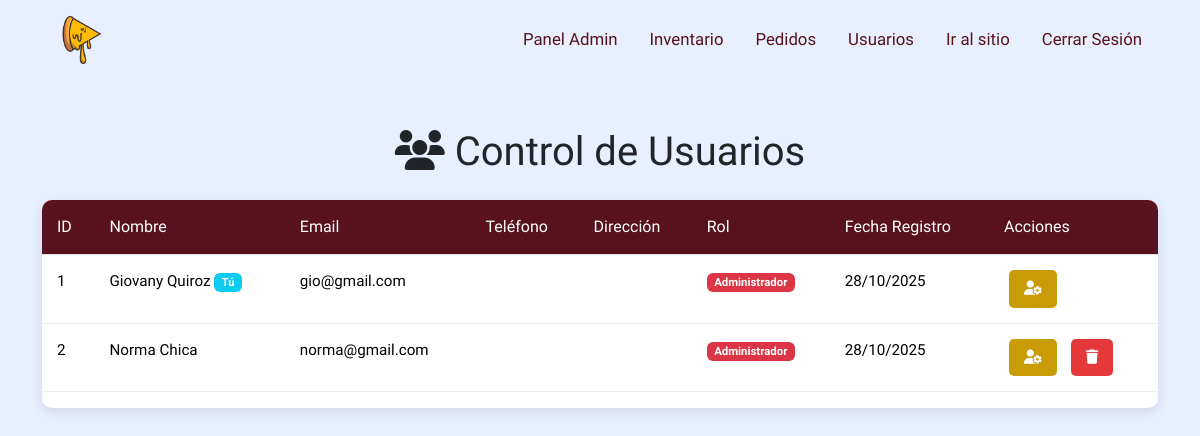
/usuarios.php (signed in), run on the app's committed database.
### tables this page shows
CREATE TABLE `usuarios` (
  `id_user` int(11) NOT NULL,
  `nombre_usuario` varchar(100) NOT NULL,
  `apellido_usuario` varchar(100) NOT NULL,
  `email` varchar(50) NOT NULL,
  `contrasena` varchar(100) NOT NULL,
  `rol` int(11) DEFAULT NULL,
  `telefono` varchar(20) NOT NULL,
  `direccion` varchar(100) NOT NULL,
  `fecha_registro` timestamp NOT NULL DEFAULT current_timestamp()
);

### usuarios.php (the view, shortened to what this page needs)
<?php
include('libs.php');
$mysqli = bd_conection();
$sql_usuarios = "SELECT * FROM usuarios ORDER BY fecha_registro DESC";
$result_usuarios = $mysqli->query($sql_usuarios);
?>
<!DOCTYPE html>
<html lang="es">
<head>
    <link href="https://cdn.jsdelivr.net/npm/bootstrap@5.3.8/dist/css/bootstrap.min.css" rel="stylesheet">
    <link rel="stylesheet" href="assets/css/styles.css">
</head>
<body>
    <header>
        <div class="container">
            <div class="row">
                <div class="col-12">
                    <div class="info-header">
                        <nav class="d-flex justify-content-between align-items-center">
                            <div class="main-logo"></div>
                            <ul class="d-flex align-items-center">
                                <li><a href="main_admin.php" class="px-3">Panel Admin</a></li>
                                <li><a href="inventario.php" class="px-3">Inventario</a></li>
                                <li><a href="pedidos.php" class="px-3">Pedidos</a></li>
                                <li><a href="usuarios.php" class="px-3">Usuarios</a></li>
                                <li><a href="index.php" class="px-3">Ir al sitio</a></li>
                                <li><a href="log_out.php" class="px-3">Cerrar Sesión</a></li>
                            </ul>
                        </nav>
                    </div>
                </div>
            </div>
        </div>
    </header>
    <div class="container my-5">
        <div class="row">
            <div class="col-12">
                <h1 class="text-center mb-4"><i class="fa-solid fa-users"></i> Control de Usuarios</h1>
                <div class="table-inventory">
                    <table class="table">
                        <thead>
                            <tr>
                                <th>ID</th>
                                <th>Nombre</th>
                                <th>Email</th>
                                <th>Teléfono</th>
                                <th>Dirección</th>
                                <th>Rol</th>
                                <th>Fecha Registro</th>
                                <th>Acciones</th>
                            </tr>
                        </thead>
                        <tbody>
                            <?php if ($result_usuarios && $result_usuarios->num_rows > 0): ?>
                                <?php while ($usuario = $result_usuarios->fetch_assoc()): ?>
                                <tr>
                                    <td><?php echo $usuario['id_user']; ?></td>
                                    <td>
                                        <?php echo htmlspecialchars($usuario['nombre_usuario'] . ' ' . $usuario['apellido_usuario']); ?>
                                        <?php if ($usuario['id_user'] == $_SESSION["id_user"]): ?>
                                            <span class="badge bg-info">Tú</span>
                                        <?php endif; ?>
                                    </td>
                                    <td><?php echo htmlspecialchars($usuario['email']); ?></td>
                                    <td><?php echo htmlspecialchars($usuario['telefono'] ?? 'N/A'); ?></td>
                                    <td><small><?php echo htmlspecialchars($usuario['direccion'] ?? 'N/A'); ?></small></td>
                                    <td>
                                        <?php if ($usuario['rol'] == 1): ?>
                                            <span class="badge bg-danger">Administrador</span>
                                        <?php else: ?>
                                            <span class="badge bg-primary">Usuario</span>
                                        <?php endif; ?>
                                    </td>
                                    <td><?php echo date('d/m/Y', strtotime($usuario['fecha_registro'])); ?></td>
                                    <td>
                                        <button class="btn-action btn-edit" onclick="cambiarRol(<?php echo $usuario['id_user']; ?>, <?php echo $usuario['rol']; ?>)">
                                            <i class="fa-solid fa-user-gear"></i>
                                        </button>
                                        <?php if ($usuario['id_user'] != $_SESSION["id_user"]): ?>
                                        <button class="btn-action btn-delete" onclick="confirmarEliminar(<?php echo $usuario['id_user']; ?>)">
                                            <i class="fa-solid fa-trash"></i>
                                        </button>
                                        <?php endif; ?>
                                    </td>
                                </tr>
                                <?php endwhile; ?>
                            <?php else: ?>
                                <tr><td colspan="8" class="text-center">No hay usuarios registrados</td></tr>
                            <?php endif; ?>
                        </tbody>
                    </table>
                </div>
            </div>
        </div>
    </div>
</body>
</html>

### assets/css/styles.css (style rules this page uses)
:root { --main1: #58121e; --main2: #c99b07; --main3: #e8efff; --notification: #ff3d00; --blanco: #ffffff; --red1: #e5383b; --star: #fdc500; --success: #28a745; --shadow: rgba(0, 0, 0, 0.1); }
* { margin: 0; padding: 0; box-sizing: border-box; font-family: "BBH Sans Hegarty", sans-serif; font-weight: 400; font-style: normal; }
body { overflow-x: hidden; background-color: var(--main3); }
ul { list-style: none; margin: 0; padding-left: 0rem; }
a { text-decoration: none; color: inherit; }
.main-logo { display: block; background-image: url(../img/pizza-sin-fondo.png); background-size: cover; background-position: center; background-repeat: no-repeat; width: 80px; height: 80px; }
@media (min-width: 1024px) and (max-width: 1399px) { ul { padding-left: 2rem; } }
.table-inventory { background-color: var(--blanco); border-radius: 10px; overflow: hidden; box-shadow: 0 4px 12px var(--shadow); }
.table-inventory table { width: 100%; border-collapse: collapse; }
.table-inventory th { background-color: var(--main1); color: var(--blanco); padding: 15px; text-align: left; font-weight: 500; font-size: 1rem; }
.table-inventory td { padding: 15px; border-bottom: 1px solid #eee; font-size: 0.95rem; }
.btn-action { padding: 8px 15px; border: none; border-radius: 5px; cursor: pointer; font-size: 0.9rem; margin: 0 5px; transition: all 0.3s ease; }
.btn-edit { background-color: var(--main2); color: var(--blanco); }
.btn-delete { background-color: var(--red1); color: var(--blanco); }

### data on the page
usuarios: id_user "1", nombre_usuario+apellido_usuario "Giovany Quiroz", shows "Tú", email "gio@gmail.com", rol "Administrador", fecha_registro "28/10/2025"
usuarios: id_user "2", nombre_usuario+apellido_usuario "Norma Chica", email "norma@gmail.com", rol "Administrador", fecha_registro "28/10/2025"
